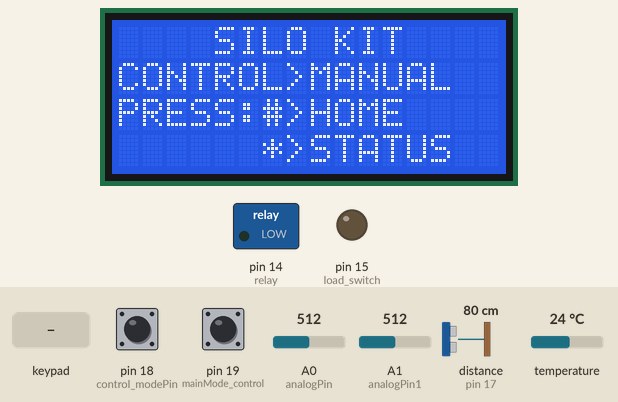
Recording of a sketch running on a simulated Arduino Mega 2560, built with avr-gcc and run on an emulated ATmega2560. On the bench: 16×4 character LCD, switched loads named in the sketch (green lamp = pin HIGH), output pins drawn as LEDs (lit = HIGH). The inputs (shaded band) are chosen by the test bench; at power-on: pin 19 (mainMode_control) HIGH, pin 18 (control_modePin) LOW, A0 (analogPin) = 512, A1 (analogPin1) = 512, distance to the obstacle (sensor on pin 17) 80 cm, temperature 24 °C. The echo pulse lasts 58.3 µs per cm; the local clock reads 2024-03-15 10:24:30 at power-on unless the sketch sets it; storage starts empty; pins used as bus, display or sensor lines are not drawn; what the sketch prints to the serial monitor is not drawn.

Above: at 7.0 s.
7.1 s: key 'B' pressed
At 8.4 s:
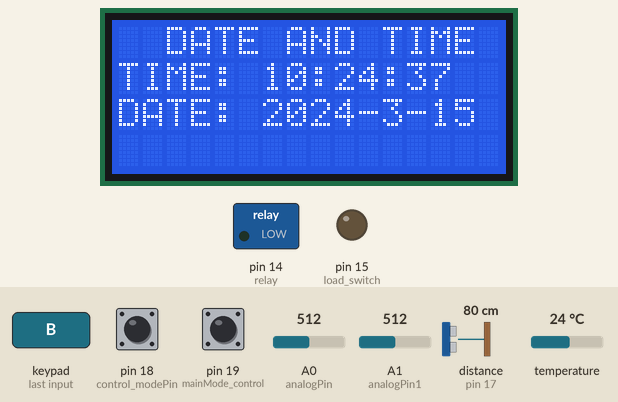
10.1 s: pin 19 (mainMode_control) pulled LOW for 3.2 s
At 13.7 s:
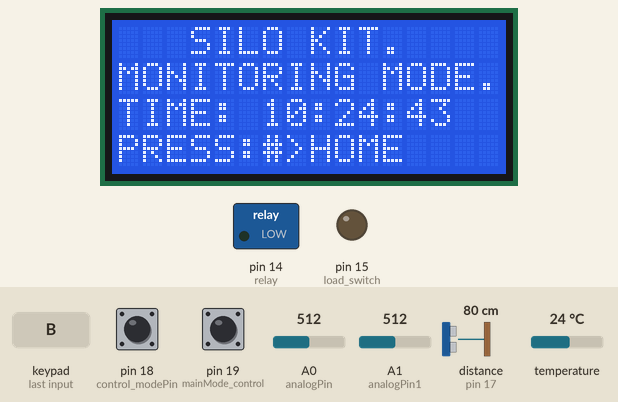
14.8 s: keypad keys 2 2 2 4 2 6 2 8 # pressed 0.4 s apart
At 21.1 s:
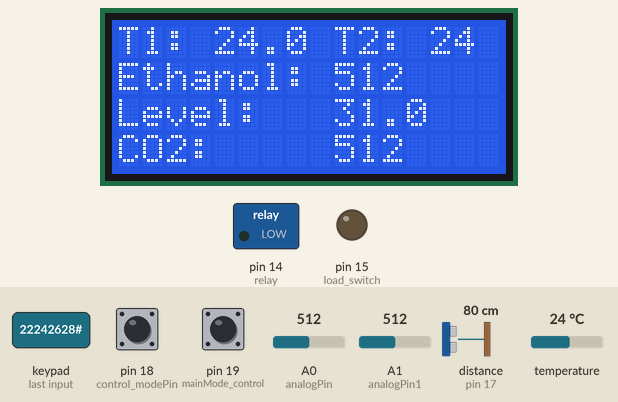
21.4 s: key '*' pressed
At 21.8 s:
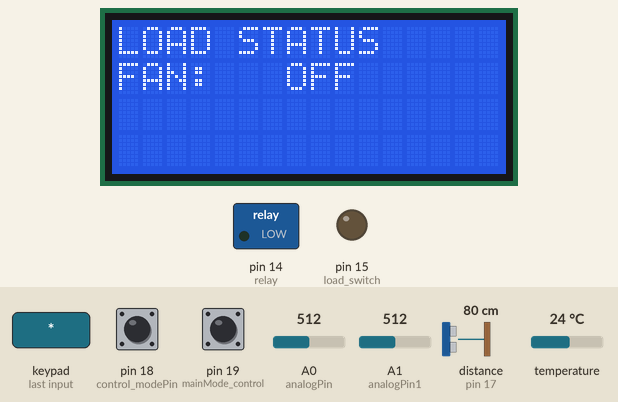
24.4 s: pin 18 (control_modePin) pulled HIGH for 1 s
At 25.2 s:
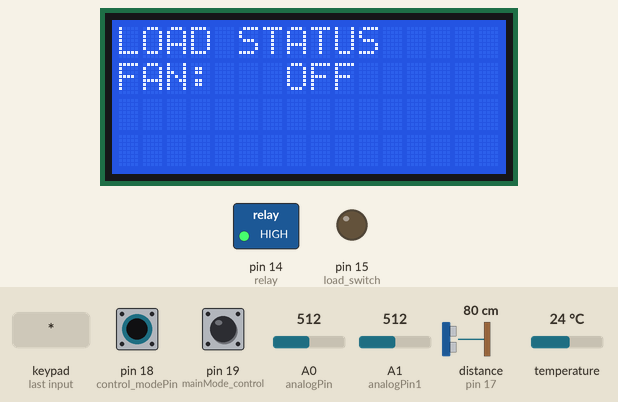
26.9 s: pin 18 (control_modePin) pulled HIGH for 3.2 s
At 28.7 s:
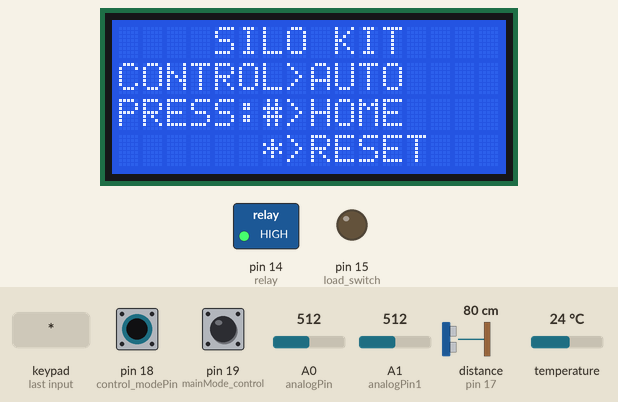
Timing chart, 0 to 31.7 s (numbered marks = the images above; inputs shaded):
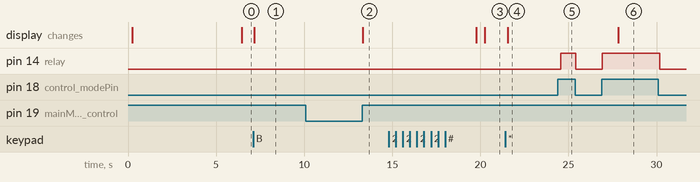

The sketch:

silo_kit.ino
```cpp
#include<SoftwareSerial.h>
#include <Keypad.h>
#include<SPI.h>
#include<SD.h>
#include<DS3231.h>
#include<Wire.h>
#include<Adafruit_AM2315.h>
#include <ArduinoJson.h>
#include<LiquidCrystal_I2C.h>
//#include <NewPing.h>
LiquidCrystal_I2C lcd(0x27, 16, 4);


/*****************keypad*****************************/
char customKey;
long first = 0;

const long waitDelay = 6000;
unsigned long waitTime = 0;

const byte ROWS = 4;
const byte COLS = 4;
char keypad_keys[ROWS][COLS] = {
  {'1','2','3','A'},
  {'4','5','6','B'},
  {'7','8','9','C'},
  {'*','0','#','D'}
};
byte rowPins[ROWS] = {22, 24, 26, 28};
byte colPins[COLS] = {30, 32, 34, 36};

Keypad customKeypad = Keypad( makeKeymap(keypad_keys), rowPins, colPins, ROWS, COLS);

/*********nodeMCU_communication*****************/
SoftwareSerial nodeMcu(5,6);
int wificheck=7;

/***********temperature************************/
Adafruit_AM2315 temp1,temp2;
int temperature_1,temperature_2;
float average_temp;
int Temp_setpoint = 0;
int Temp_lower;
int Temp_upper;
int external_temp;
int relay = 14;

/********codeflow_variables****************/
int control_modePin=18;
int mainMode_control=19;
int load_switch = 15;

/******************************************/

/********proximity sensor*****************/
int trig_pin=16;
int echo_pin=17;
float level_cm,level_inches;
long int duration;
/****************************************/
int analogPin=A0;
int analogPin1=A1;
int ethanol_content,CO2_content;

/**************ethanol and CO2********************/


/***********SD CARD and RTC module**********************/
int chip_selectPin=4;
//String header="ID:  DATE(year-month-date):  TIME(hours-minutes):  PRODUCE_LEVEL(inches):  TEMP_1(degree_celsious):  TEMP_AVG(degree_celsious):  ETH_LEVEL(ppm):     CO2(ppm):";
String labels = "ID\t   DATE\t\t    TIME\tPRODUCE_LEVEL\t\t     TEMP_OUT\t\t     TEMP_IN_AVG      ETHANOL\t\tCO2";
String units = "\t(YY/MM/DD)\t(Hour:Min:Sec)\t    (CM)\t         (degrees celcius)        (degrees celcius)    (PPM)\t       (PPM)";
File silo_card;
DS3231 rtc;
int id=0;
bool Century=false;
bool h12,PM;

StaticJsonBuffer<2000> jsonBuffer;
JsonObject& root =jsonBuffer.createObject();
void setup() {
  // put your setup code here, to run once:
pinMode(7,INPUT);
Serial.begin(9600);
lcd.begin();
lcd.clear();
lcd.print("   SILO KIT.");
nodeMcu.begin(9600);
StaticJsonBuffer<1000> jsonBuffer;
JsonObject& root =jsonBuffer.createObject();


temp1.begin();
temp2.begin();
pinMode(control_modePin,INPUT);
pinMode(mainMode_control,INPUT);
pinMode(load_switch, INPUT);
Wire.begin();
/********SDCARD AND RTC**************/
pinMode(15,OUTPUT);
pinMode(A0,INPUT);
pinMode(A1,INPUT);
pinMode(relay, OUTPUT);
SD.begin();
delay(50);

if(SD.begin(chip_selectPin)){
  Serial.println("SD card ready");
  lcd.setCursor(0,1);
  lcd.print("SDcard present");
  delay(10);
 }
else{
  Serial.println("SD card not ready");
  lcd.setCursor(0,1);
  lcd.print("SDcard error.");
  lcd.setCursor(-4,2);
  lcd.print("Insert SDcard.");
 }
Serial.println("creating a new file........");
silo_card = SD.open("silofile.txt", FILE_WRITE); //file name is SILO_FILE
if(silo_card){
  Serial.println("FILE_READY FOR WRITING");
  lcd.setCursor(-4,2);
  lcd.print("Preparing file...");
  delay(10);
  lcd.setCursor(-4,3);
  lcd.print("File ready.");
  silo_card.println(labels);
  silo_card.println(units);
//  Serial.println(header);
  Serial.println("File closed");
  silo_card.close();
  }
  else{
    Serial.println("FILE NOT READY");
    lcd.setCursor(-4,3);
    lcd.print("File error.");
  }
  rtc.setClockMode(false); //24hr clockmode
/******************************************/

/*************proximity sensor**************************/
pinMode(trig_pin,OUTPUT);
pinMode(echo_pin,INPUT);
/********************************************************/
lcd.clear();
/*lcd.print("WiFi check......");
if(digitalRead(7)==1){
lcd.setCursor(0,1);
lcd.print("WiFi connected");
}
else{
  lcd.setCursor(0,1);
  lcd.print("Not connected");
  }*/
waitTime = millis() + waitDelay;
}


void sdcard_logging(){
  silo_card=SD.open("silofile.txt",FILE_WRITE);  //reopen file for writing data
  if(silo_card){
    Serial.println("Writing to file");
//    delay(2000);
    }
  else{
      Serial.println("file open error");
//      delay(2000);
    }
    silo_card.print(id);
    silo_card.print("\t ");
    silo_card.print("20");
    silo_card.print(rtc.getYear(), DEC);
    silo_card.print('-');
    silo_card.print(rtc.getMonth(Century), DEC);
    silo_card.print('-');
    silo_card.print(rtc.getDate(), DEC);
    silo_card.print("\t   ");
    silo_card.print(rtc.getHour(h12, PM), DEC);
    silo_card.print(':');
    silo_card.print(rtc.getMinute(), DEC);
    silo_card.print(':');
    silo_card.print(rtc.getSecond(), DEC);
    silo_card.print("\t   ");
    silo_card.print(level_inches, 1);
    silo_card.print("    \t\t\t");
    silo_card.print(external_temp, DEC);
    silo_card.print("    \t\t\t");
    silo_card.print(average_temp, 1);
    silo_card.print("  \t\t");
    silo_card.print(ethanol_content);
    silo_card.print("\t\t");
    silo_card.print(CO2_content);
    silo_card.println();
    silo_card.close();
//    delay(3000);
}

void level_monitoring(){
  digitalWrite(trig_pin,LOW);
  delay(2);
  digitalWrite(trig_pin,HIGH);
  delay(2);
  digitalWrite(trig_pin,LOW);
  duration=pulseIn(echo_pin,HIGH);
  level_cm=(duration/2)/29.1;
  level_inches=(duration/2)/74;
  Serial.print("inches..");
  Serial.println(level_inches);
  Serial.print("cm.....");
  Serial.println(level_cm);
//  delay(1000);
}


void ethanol_monitoring(){
  ethanol_content=analogRead(A0);
  delay(10);
  }

void CO2_monitoring(){
  CO2_content=analogRead(A1);
  delay(10);
  }

void internal_temperature(){
  temperature_1=temp1.readTemperature();
  temperature_2=temp2.readTemperature();
  average_temp=((temperature_1+temperature_2)/2);
  }

void external_temperature(){
 /* external_temp=(analogRead(A3)/9.31);*/
 external_temp=rtc.getTemperature();
  delay(10);
  }

void nodeMCU(){
   root["temp1"]=average_temp;
   root["temp2"]=external_temp;
   root["eth"]=ethanol_content;
   root["CO2"]=CO2_content;
   root["level"]=level_inches;
   root.printTo(nodeMcu);
  }

  void initialization1(){
    lcd.clear();
    lcd.setCursor(0,0);
    lcd.print("   SILO KIT.");
    lcd.setCursor(0,1);
    lcd.print("MONITORING MODE.");
    lcd.setCursor(-4,2);
    lcd.print("TIME: ");
    lcd.setCursor(2,2);
    lcd.print(rtc.getHour(h12, PM), DEC);
    lcd.print(':');
    lcd.print(rtc.getMinute(), DEC);
    lcd.print(':');
    lcd.print(rtc.getSecond(), DEC);
    lcd.setCursor(-4,3);
    lcd.print("PRESS:#>HOME");
    lcd.noCursor();
    lcd.noBlink();
    }

  void settings_menu()
  {
    lcd.setCursor(0,0);
    lcd.print("TEMP SETTINGS");
    lcd.setCursor(0,0);
    lcd.print("Enter the value");
    lcd.setCursor(0,1);
    lcd.print("and press A");
    lcd.setCursor(-4,3);
    lcd.print("INPUT: ");
    lcd.setCursor(3,3);
    lcd.cursor();
    lcd.blink();
  }

  void date_time()
  {
    lcd.setCursor(2,0);
    lcd.print("DATE AND TIME");
    lcd.setCursor(0,1);
    lcd.print("TIME: ");
    lcd.setCursor(6,1);
    lcd.print(rtc.getHour(h12, PM), DEC);
    lcd.print(':');
    lcd.print(rtc.getMinute(), DEC);
    lcd.print(':');
    lcd.print(rtc.getSecond(), DEC);
    lcd.setCursor(-4,2);
    lcd.print("DATE: ");
    lcd.setCursor(2,2);
    lcd.print("20");
    lcd.print(rtc.getYear(), DEC);
    lcd.print('-');
    lcd.print(rtc.getMonth(Century), DEC);
    lcd.print('-');
    lcd.print(rtc.getDate(), DEC);
  }

  void initialization2()
  {
    lcd.clear();
    lcd.setCursor(4,0);
    lcd.print("SILO KIT");
    lcd.setCursor(0,1);
    lcd.print("CONTROL>AUTO");
    lcd.setCursor(-4,2);
    lcd.print("PRESS:#>HOME");
    lcd.setCursor(2,3);
    lcd.print("*>RESET");
    lcd.noCursor();
    lcd.noBlink();
    }

  void initialization3()
  {
    lcd.clear();
    lcd.setCursor(4,0);
    lcd.print("SILO KIT");
    lcd.setCursor(0,1);
    lcd.print("CONTROL>MANUAL");
    lcd.setCursor(-4,2);
    lcd.print("PRESS:#>HOME");
    lcd.setCursor(2,3);
    lcd.print("*>STATUS");
    lcd.noCursor();
    lcd.noBlink();
    }

 void monitoring()
 {
 if(waitTime<millis())
  {
    initialization1();
    waitTime = millis() + waitDelay;
   }
}

void control1()
{
 if(waitTime<millis())
  {
    initialization2();
    waitTime = millis() + waitDelay;
   }
}

void control2()
{
 if(waitTime<millis())
  {
    initialization3();
    waitTime = millis() + waitDelay;
   }
}

void monitoring_display()
{
  lcd.setCursor(0,0);
  lcd.print("T1: ");
  lcd.setCursor(4,0);
  lcd.print(average_temp, 1);

  lcd.setCursor(9,0);
  lcd.print("T2: ");
  lcd.setCursor(13,0);
  lcd.print(external_temp);

  lcd.setCursor(0,1);
  lcd.print("Ethanol: ");
  lcd.setCursor(9,1);
  lcd.print(ethanol_content);

  lcd.setCursor(-4,2);
  lcd.print("Level: ");
  lcd.setCursor(5,2);
  lcd.print(level_inches, 1);

  lcd.setCursor(-4,3);
  lcd.print("CO2: ");
  lcd.setCursor(5,3);
  lcd.print(CO2_content);

  lcd.noCursor();
  lcd.noBlink();
}

void status_check()
{
  lcd.clear();
  lcd.setCursor(0,0);
  lcd.print("LOAD STATUS");

  if(digitalRead(load_switch) == 1)
  {
    lcd.setCursor(0,1);
    lcd.print("FAN:   ON");
  }
  else
  {
    lcd.setCursor(0,1);
    lcd.print("FAN:   OFF");
  }
}

void loop() {
level_monitoring();
ethanol_monitoring();
CO2_monitoring();
internal_temperature();
external_temperature();
nodeMCU();
sdcard_logging();
id++;

customKey = customKeypad.getKey();
if (digitalRead(mainMode_control)== 0)
{
  //running in the monitoring mode only
  digitalWrite(relay,LOW);
  //delay(1000);
  while(!customKey)
   {
   monitoring();
   break;
   }
   switch(customKey)
    {
      case '#':
      lcd.clear();
      monitoring_display();
      waitTime = millis() + waitDelay;
      break;

      case '*':
      lcd.clear();
      waitTime = millis() + waitDelay;
      break;

      case 'B':
      lcd.clear();
      date_time();
      waitTime = millis() + waitDelay;
      break;
    }
}


else if(digitalRead(mainMode_control)==1)
{
//........................Control-Mode Auto Mode......................
  if (digitalRead(control_modePin)==1)
  {
  //running in control and monitoring
   while(!customKey)
   {
    control1();
    break;
   }

 switch(customKey)
  {
    case '0' ... '9':
    first = first*10 +(customKey - '0');
    lcd.setCursor(3,3);
    lcd.print(first);
    waitTime = millis() + waitDelay;
    break;

    case 'A':
    first = (Temp_setpoint !=0? Temp_setpoint:first);
    Temp_setpoint = first;
    Temp_lower = Temp_setpoint - 2;
    Temp_upper = Temp_setpoint + 2;
    lcd.clear();
    lcd.setCursor(0,0);
    lcd.print("Temp_setpnt ");
    lcd.setCursor(12,0);
    lcd.print(Temp_setpoint);
    lcd.setCursor(0,1);
    lcd.print("Tolerance: +/-2");
    lcd.noCursor();
    lcd.noBlink();
    delay(3000);
    initialization2();
    waitTime = millis() + waitDelay;
    first = 0;
    break;

    case '*':
    Temp_setpoint = 0;
    lcd.clear();
    lcd.setCursor(3,0);
    lcd.print("TEMPERATURE");
    lcd.setCursor(1,1);
    lcd.print("RESET TO ZERO");
    lcd.setCursor(1,2);
    lcd.print("PLEASE");
    lcd.setCursor(-2,3);
    lcd.print("INPUT TO SET");
    delay(2000);
    lcd.clear();
    lcd.noCursor();
    lcd.noBlink();
    waitTime = millis() + waitDelay;
    settings_menu();
    break;

    case '#':
    lcd.clear();
    monitoring_display();
    waitTime = millis() + waitDelay;
    break;

    case 'B':
    lcd.clear();
    date_time();
    waitTime = millis() + waitDelay;
    break;
  }

  if(average_temp>Temp_upper)
  {
   digitalWrite(relay, HIGH);
   delay(50);
  }
  else
  {
   digitalWrite(relay, LOW);
   delay(50);
  }
  }

else
 {
  while(!customKey)
   {
    control2();
    break;
   }

 switch(customKey)
 {
    case '*':
    lcd.clear();
    status_check();
    waitTime = millis() + waitDelay;
    break;

    case '#':
    lcd.clear();
    monitoring_display();
    waitTime = millis() + waitDelay;
    break;

    case 'B':
    lcd.clear();
    date_time();
    waitTime = millis() + waitDelay;
    break;
 }

  if(digitalRead(load_switch) == 1)
  {
    digitalWrite(relay, HIGH);
    delay(50);
  }
  else
  {
    digitalWrite(relay, LOW);
    delay(50);
  }
 }
}
/****************notification mode***********************/

}
```

Measured:
- after the input at 7.1 s, the display: changes after 0.06 s (image 1)
- after the input at 10.1 s, the display: changes after 3.2 s (image 2)
- after the input at 21.4 s, the display: changes after 0.16 s (image 4)
- after the input at 24.4 s, pin 14 (relay): LOW → HIGH after 0.16 s, → LOW 0.86 s later
- after the input at 26.9 s, pin 14 (relay): LOW → HIGH at once, → LOW 3.3 s later; the display: changes after 0.92 s (image 6)
